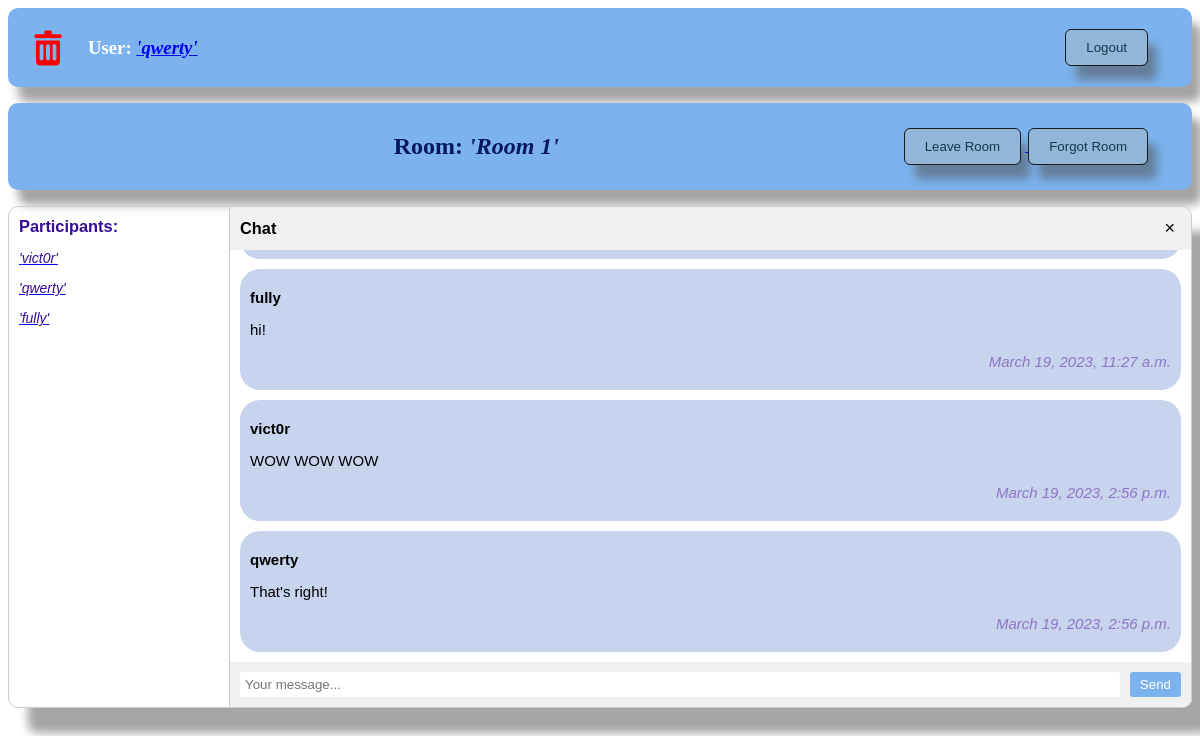
/chat/rooms/1 (signed in), run on the app's committed database.
### chat/models.py (models this page shows, shortened)
class Chat(models.Model):
    name = models.CharField(max_length=128)
    users = models.ManyToManyField(User, related_name='chats')

class Message(models.Model):
    user = models.ForeignKey(User, on_delete=models.CASCADE, related_name='messages')
    chat = models.ForeignKey(Chat, on_delete=models.CASCADE, related_name='messages')
    content = models.TextField()
    createTime = models.DateTimeField(auto_now_add=True)
    class Meta:
        ordering = ('createTime',)

### chat/views.py (the view)
# urls.py: path('rooms/<int:pk>', getRoom, name='getRoom'),
@login_required
def getRoom(request, pk):
    room = Chat.objects.get(pk=pk)
    QuerySetUsers = User.objects.filter(chats=pk).values('username', 'id')
    users = list(QuerySetUsers)
    try:
        userProfile = UserProfile.objects.get(user=request.user)
        avatar = userProfile.avatar.url
    except:
        avatar = '/media/avatars/default.png'
    messages = Message.objects.filter(chat=room)
    return render(request, 'chat/room.html', {'room': room, 'users' : users, 'avatar' : avatar, 'messages' : messages, })

### templates/chat/room.html (shortened to what this page needs)
{% extends 'default.html' %}
{% load static %}
{% block room %}
<div class="top-bar">
  <div class="top-bar-user">
  <h2 style="text-align: center; color: rgb(7, 24, 97);">
    Room: <em>'{{ room.name }}'</em>
  </h2>
  </div>
  <div class="logout-btn">
    <a href="/chat/rooms/">
    <button class="btn leave-room">Leave Room</button>
    </a>
    <button class="btn forgot-room">Forgot Room</button>
  </div>
</div>
<div class="chat-container">
  <div class="chat-members">
    <h3>Participants:</h3>
    <ul class="member-list">
      <li><em>
        {% for user in users %}
        <a href="{% url 'userAccount' user.id %}">
        <p style="color: rgb(53, 12, 148); ">'{{ user.username }}'</p>
        </a>
        {% endfor %}
      </em></li>
    </ul>
  </div>
  <div class="chat-window">
    <div class="chat-header">
      <h3>Chat</h3>
      <button class="close-btn">&times;</button>
    </div>
    <div class="chat-body" id="chat-body">
      {% for message in messages %}
      <div class="chat-messages" id="chat-messages">
        <p style="font-weight: bold;">{{ message.user.username }}</p>
        <p>{{ message.content }}</p>
        <p class="date" id="date"><em>{{ message.createTime }}</em></p>
      </div>
      {% endfor %}
    </div>
    <div class="chat-footer">
      <div class="input-wrapper">
        <input name="content" id="chat-message-input" type="text" placeholder="Your message...">
        <button id="send-btn">Send</button>
      </div>
    </div>
  </div>
</div>
{% endblock room %}
{% block avatar %}
<img class="logo" src="{{ avatar }}">
{% endblock avatar %}

### templates/default.html (shortened to what this page needs)
{% load static %}
<!DOCTYPE HTML>
<html>
  <head>
    <link rel="stylesheet" href="{% static 'css/style.css' %}">
  </head>
  <body>
  <div class="top-bar">
    <div class="logo">
        {% block avatar %}{% endblock avatar %}
    </div>
    <div class="top-bar-user">
    <h3>
        User:
        {% if user.is_authenticated %}
        <a href="{% url 'userAccount' user.id %}">
          <em>'{{ user }}'</em>
        </a>
        {% endif %}
    </h3>
    </div>
    {% if request.user.is_authenticated %}
    <div class="logout-btn">
      <a href="{% url 'logout' %}"><button class="btn logout">Logout</button></a>
    </div>
    {% else %}
    <div class="logout-btn">
      <a href="{% url 'signup' %}"><button class="btn signup">Sign up</button></a>
    </div>
    {% endif %}
  </div>
  {% block room %}{% endblock room %}
  </body>
</html>

### chat/static/css/style.css (style rules this page uses)
.btn { background-color: #92b5da; border: none; color: #13394b; padding: 10px 20px 10px; border-radius: 5px; cursor: pointer; outline: 1px solid rgb(27, 26, 26); box-shadow: 10px 15px 10px rgba(77, 74, 74, 0.5); margin-right: 5px; }
.top-bar { background-color: #7cb3ee; color: #fff; padding: 10px 10px 10px 20px; display: flex; justify-content: space-between; align-items: center; box-shadow: 10px 15px 10px rgba(77, 74, 74, 0.5); border-radius: 10px; text-align: left; }
.top-bar-user { flex-grow: 1; margin-left: 20px; }
.logout-btn { margin-right: 30px; }
.logo { height: 40px; width: 40px; border-radius: 20px; }
.chat-container { display: flex; flex-direction: row; height: 500px; border: 1px solid #ccc; border-radius: 5px; font-family: Arial, sans-serif; font-size: 14px; box-shadow: 20px 25px 10px rgba(77, 74, 74, 0.5); border-radius: 10px; }
.chat-members { width: 200px; border-right: 1px solid #ccc; padding: 10px; }
.chat-members h3 { margin: 0; color: rgb(53, 12, 148); }
.member-list { list-style: none; padding: 0; }
.member-list li { margin-bottom: 5px; }
.chat-window { flex-grow: 1; border-top-right-radius: 10px; border-bottom-right-radius: 10px; display: flex; flex-direction: column; }
.chat-header { padding: 10px; background-color: #f0f0f0; border-top-right-radius: 10px; display: flex; justify-content: space-between; align-items: center; }
.chat-header h3 { margin: 0; }
.close-btn { background: none; border: none; outline: none; font-size: 18px; cursor: pointer; }
.chat-body { flex-grow: 1; overflow-y: auto; padding: 10px; }
.chat-footer { padding: 10px; background-color: #f0f0f0; border-bottom-right-radius: 10px; display: flex; align-items: center; }
.input-wrapper { flex-grow: 1; display: flex; justify-content: space-between; align-items: center; }
.input-wrapper input[type="text"] { flex-grow: 1; border: none; outline: none; padding: 5px; border-radius: 3px; flex-direction: column; }
.input-wrapper button { background-color: #7cb3ee; border: none; outline: none; color: #fff; padding: 5px 10px; margin-left: 10px; border-radius: 3px; cursor: pointer; }
.chat-messages { padding: 5px 10px; border-radius: 20px; background-color: #c8d3ee; margin-top: 10px; word-break: break-all; }
.chat-messages p { font-size: 15px; }
.date { text-align: right; font-size: 12px; color:rgb(143, 118, 197); }

### data on the page
Chat: name "Room 1"
Message: user.username "fully", content "hi!", createTime "March 19, 2023, 11:27 a.m."
Message: user.username "vict0r", content "WOW WOW WOW", createTime "March 19, 2023, 2:56 p.m."
Message: user.username "qwerty", content "That's right!", createTime "March 19, 2023, 2:56 p.m."

### other printed values
{{ user }} "qwerty"
{{ user.username }} "vict0r"
{{ user.username }} "qwerty"
{{ user.username }} "fully"
